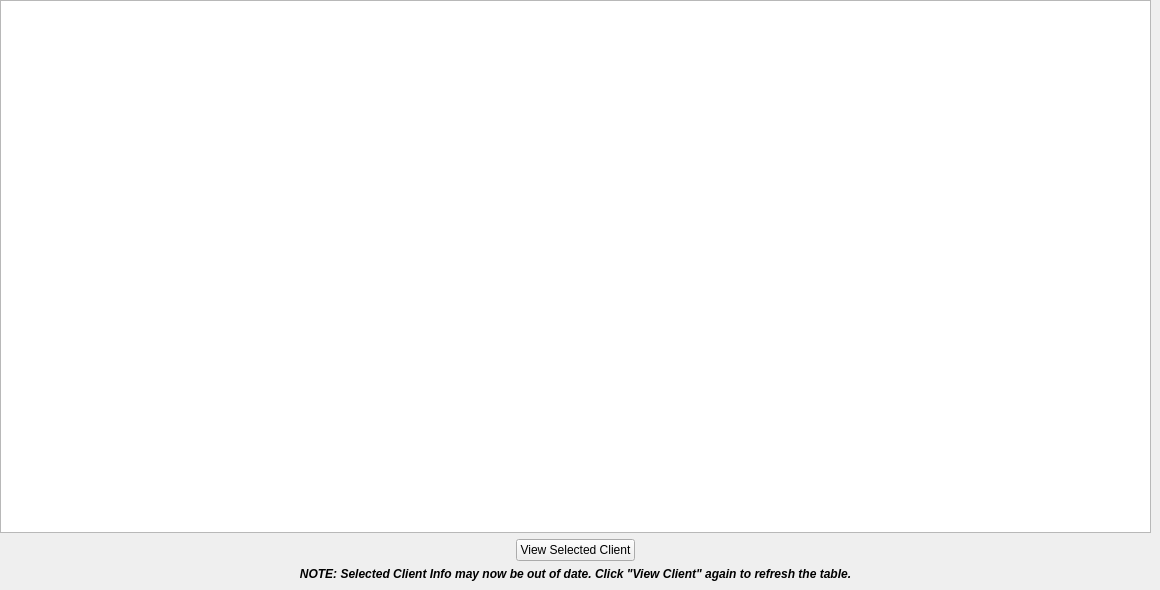
      <widget class="QWidget" name="ViewClientPage">
       <widget class="QWidget" name="layoutWidget">
        <property name="geometry">
         <rect>
          <x>0</x>
          <y>0</y>
          <width>1151</width>
          <height>581</height>
         </rect>
        </property>
        <layout class="QVBoxLayout" name="verticalLayout_12">
         <item>
          <widget class="QTableView" name="tableView_viewClients"/>
         </item>
         <item>
          <layout class="QHBoxLayout" name="horizontalLayout_15">
           <item>
            <spacer name="horizontalSpacer_11">
             <property name="orientation">
              <enum>Qt::Horizontal</enum>
             </property>
             <property name="sizeHint" stdset="0">
              <size>
               <width>40</width>
               <height>20</height>
              </size>
             </property>
            </spacer>
           </item>
           <item>
            <widget class="QPushButton" name="viewSelectedClientButton">
             <property name="text">
              <string>View Selected Client</string>
             </property>
            </widget>
           </item>
           <item>
            <spacer name="horizontalSpacer_12">
             <property name="orientation">
              <enum>Qt::Horizontal</enum>
             </property>
             <property name="sizeHint" stdset="0">
              <size>
               <width>40</width>
               <height>20</height>
              </size>
             </property>
            </spacer>
           </item>
          </layout>
         </item>
         <item>
          <widget class="QLabel" name="refreshLabelClient">
           <property name="enabled">
            <bool>true</bool>
           </property>
           <property name="font">
            <font>
             <weight>75</weight>
             <italic>true</italic>
             <bold>true</bold>
            </font>
           </property>
           <property name="text">
            <string>NOTE: Selected Client Info may now be out of date. Click &quot;View Client&quot; again to refresh the table.</string>
           </property>
           <property name="alignment">
            <set>Qt::AlignCenter</set>
           </property>
          </widget>
         </item>
        </layout>
       </widget>
      </widget>
